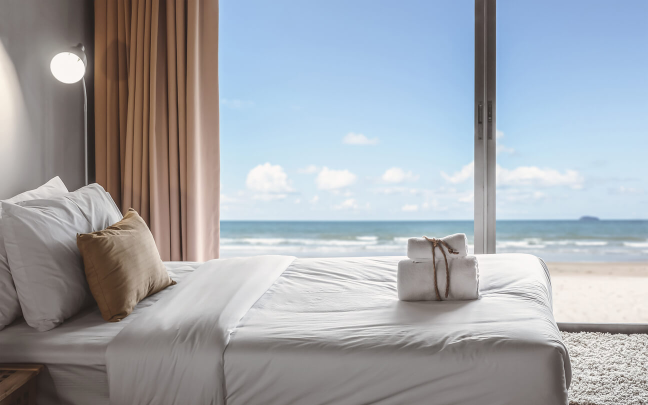
#> input picture Artificial Intelligence/sample.jpg, 1296 x 810 px (shown at 1/2 size)
$ jupyter execute 'image resizing, Gaussian Blur, thresholding.ipynb'
#> lines starting #> are read from the running program, lines starting #| are printed output that depends on the picture; after the words box and inside, x2 and y2 are one past the last pixel; in counts of white or black regions, pixels touching at a corner belong together
[cell 1]
import cv2
import imutils

[cell 2]
img = cv2.imread("sample.jpg")
#> img is the input picture: shape (810, 1296, 3); mean B, G, R 173.3, 167.2, 163.3

[cell 3]
res_img = imutils.resize(img,width = 750)
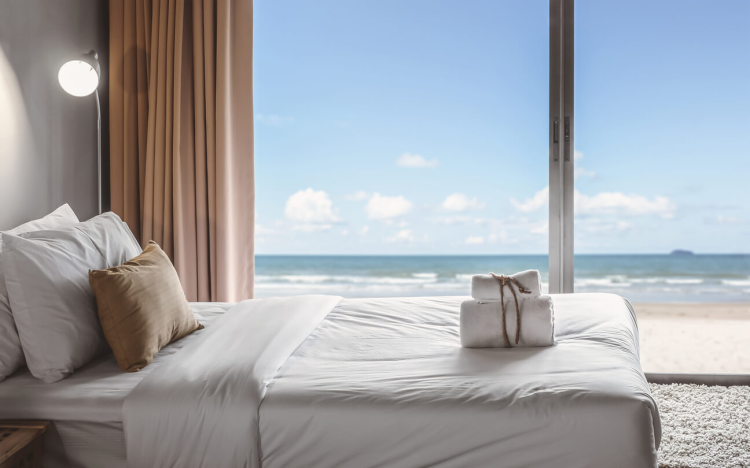
#> res_img: shape (468, 750, 3); mean B, G, R 173.3, 167.2, 163.3

[cell 4]
cv2.imshow("resized image.jpg",res_img)
cv2.imwrite("res_img.jpg",res_img)
cv2.waitKey(0)
cv2.destroyAllWindows()

[cell 5]
## using Gaussian Blurr

[cell 6]
gaussian_blur_img = cv2.GaussianBlur(img,(21,21),0)

[cell 7]
cv2.imshow("gaussian_blur_img.jpg",gaussian_blur_img)
cv2.imwrite("gaussian_blur_img.jpg",gaussian_blur_img)
cv2.waitKey(0)

[cell 8]
## thresholding

[cell 9]
gray_img  = cv2.cvtColor(img,cv2.COLOR_BGR2GRAY)
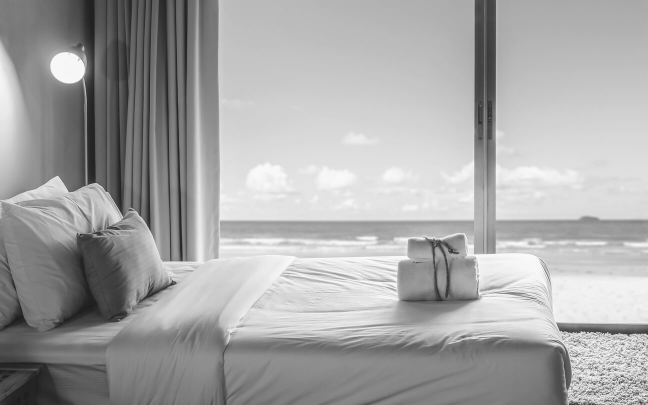
#> gray_img: shape (810, 1296) (shown at 1/2 size); min 22, max 255, mean 166.7

[cell 10]
thresh_img = cv2.threshold(gray_img,180,255,cv2.THRESH_BINARY)[1]
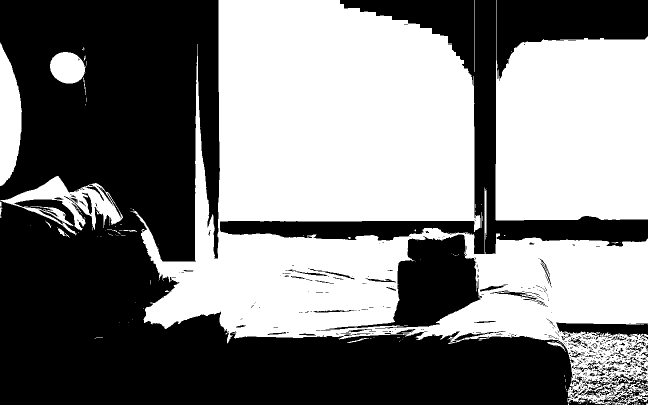
#> thresh_img: shape (810, 1296) (shown at 1/2 size); 49.3% white; 162 white regions (138 under 20 px), largest, box (x1, y1, x2, y2) and area: (261, 0, 1296, 810) 386271, (991, 0, 1296, 441) 107437, (0, 352, 246, 471) 9427
